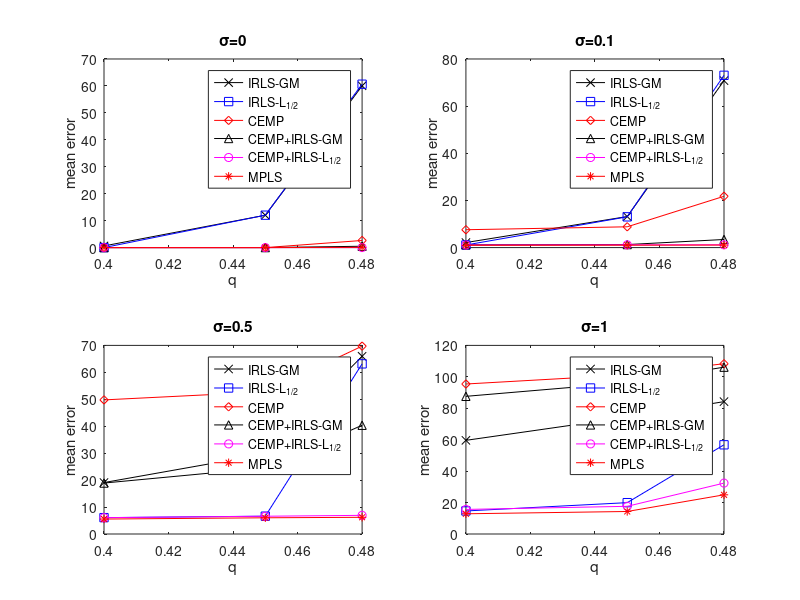

Write the MATLAB code that produced this figure.
X_0 = [ 0.0000    0.0007    0.6146    0.0002    0.0000   0; %0.4
    0.0000    0.0008   12.0141   12.0300    0.0001  0.000002;  %0.45 
    2.6424    0.5004   60.0324   60.6404    0.0023   0.1]; %0.48
    %21.6304    8.7952   59.7931   48.6063    0.0010  9.692210]; %0.49


X_01 = [7.5793    1.2058    2.1385    1.1024    1.0999  0.963422;
        8.8196    1.2815   13.1679   13.0456    1.1723  1.017851;
        21.7633    3.4389   70.8172   73.0725    1.2010  1.070892];
        %40.2818   17.9404   60.9156   60.9771    1.2341  1.426562; 
        
X_05 = [49.7714   18.9079   19.0901    6.0767    6.0682   5.546999;
       52.7392   24.5362   29.7120    6.6162    6.5918   6.018084;
       69.7293   40.3553   65.9588   63.1495    6.9251   6.200450;
];

X_1 = [95.4314   87.5898   59.5940   14.6616   15.6349  12.862709;
    101.2286   96.2882   74.2908   19.9449   17.6189  14.327221;
    108.3353  106.1370   84.2126   56.7538   32.3830   24.931034];

subplot(2,2,1);  
x=[0.4,0.45,0.48];
X=X_0;
X = X(:,[3,4,1,2,5,6]);
plot(x', X(:,1),'k-x',x', X(:,2),'b-s', x', X(:,3),'r-d', x', X(:,4),'k-^', x', X(:,5),'m-o',x', X(:,6),'r-*');
legend( 'IRLS-GM', 'IRLS-L_{1/2}', 'CEMP', 'CEMP+IRLS-GM', 'CEMP+IRLS-L_{1/2}', 'MPLS')
title('\sigma=0')
xlabel('q') 
ylabel('mean error') 

subplot(2,2,2);    

X=X_01;
X = X(:,[3,4,1,2,5,6]);
plot(x', X(:,1),'k-x',x', X(:,2),'b-s', x', X(:,3),'r-d', x', X(:,4),'k-^', x', X(:,5),'m-o',x', X(:,6),'r-*');
legend( 'IRLS-GM', 'IRLS-L_{1/2}', 'CEMP', 'CEMP+IRLS-GM', 'CEMP+IRLS-L_{1/2}', 'MPLS')
title('\sigma=0.1')
xlabel('q') 
ylabel('mean error') 


subplot(2,2,3);  

X=X_05;
X = X(:,[3,4,1,2,5,6]);
plot(x', X(:,1),'k-x',x', X(:,2),'b-s', x', X(:,3),'r-d', x', X(:,4),'k-^', x', X(:,5),'m-o',x', X(:,6),'r-*');
legend( 'IRLS-GM', 'IRLS-L_{1/2}', 'CEMP', 'CEMP+IRLS-GM', 'CEMP+IRLS-L_{1/2}', 'MPLS')
title('\sigma=0.5')
xlabel('q') 
ylabel('mean error') 

subplot(2,2,4);  
X=X_1;
X = X(:,[3,4,1,2,5,6]);
plot(x', X(:,1),'k-x',x', X(:,2),'b-s', x', X(:,3),'r-d', x', X(:,4),'k-^', x', X(:,5),'m-o',x', X(:,6),'r-*');
legend( 'IRLS-GM', 'IRLS-L_{1/2}', 'CEMP', 'CEMP+IRLS-GM', 'CEMP+IRLS-L_{1/2}', 'MPLS')
title('\sigma=1')
xlabel('q') 
ylabel('mean error') 
